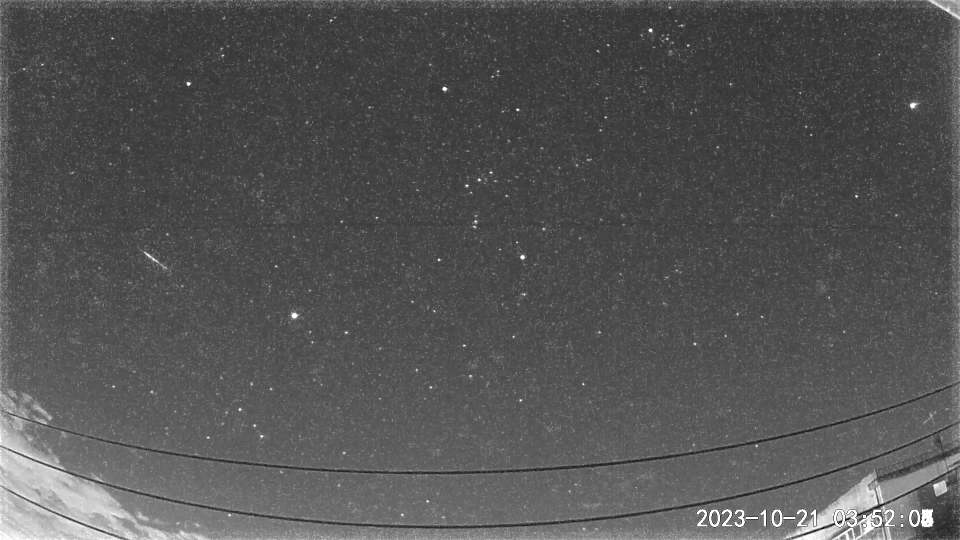
#> input picture 20231021035238.jpg, 1920 x 1080 px (shown at 1/2 size)
$ python -i star_map_v0.4.py   (imports and definitions only)
#> lines starting #> are read from the running program, lines starting #| are printed output that depends on the picture; after the words box and inside, x2 and y2 are one past the last pixel; in counts of white or black regions, pixels touching at a corner belong together
#> further down, picture is the input picture: shape (1080, 1920, 3); min 0, max 255, mean 83.6
from astropy.coordinates import EarthLocation, AltAz
from astropy.time import Time,TimezoneInfo
from astropy.coordinates import SkyCoord
#from astropy.coordinates import ICRS, Galactic, FK4, FK5
from astroquery.simbad import Simbad
import astropy.units as u
import cv2
import matplotlib.pyplot as plt
import numpy as np
import datetime

from PIL import Image, ImageDraw, ImageFont, ImageTk
import tkinter as tk
import pandas as pd
import datetime
import os

#目的：複数の画像の星の対応を正確に取りたい
#手法：各画像の星と星のカタログで対応を取る

#v0.4 調整がうまくいった際に自動で星を対応させる機能を追加

def star_detect(image):
	#グレースケール画像にする
	img_gray = cv2.cvtColor(image, cv2.COLOR_RGB2GRAY)
	#明るさに閾値を設ける(ここでは適当に200)
	threshold=150
	ret, new = cv2.threshold(img_gray, threshold, 255, cv2.THRESH_BINARY)
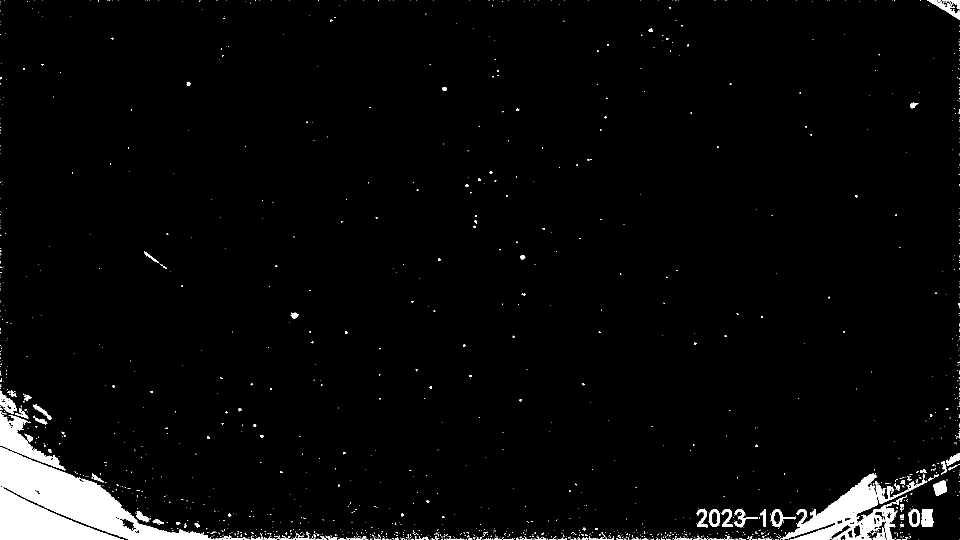
#> new: shape (1080, 1920) (shown at 1/2 size); 3.4% white; 1550 white regions (1444 under 20 px)
#> ret = 150
	#画像は黒背景に白点になっているため、白点の輪郭を検出
	contours, hierarchy = cv2.findContours(new, cv2.RETR_TREE, cv2.CHAIN_APPROX_SIMPLE)
#> contours = 1809 contours, 1718 with area under 20; largest, box (x1, y1, x2, y2) and area: (0, 894, 463, 1080) 35781, (1562, 946, 1814, 1080) 11895, (0, 822, 132, 941) 4206, (1750, 947, 1854, 1008) 892, (1855, 0, 1920, 40) 838
	#各輪郭について、重心を求めて配列に入れる
	stars = []
	for cnt in contours:
	    M = cv2.moments(cnt)
	    if M['m00'] != 0:
	        cx = int(M['m10']/M['m00'])
	        cy = int(M['m01']/M['m00'])
	        stars.append([cx,cy])
	    else:
	        stars.append(cnt[0][0])
#> this loop made 1809 passes
#> (cnt, cx, cy) on passes 29, 30, 31, 32, 34, 35, 37, 38, 40, 41: ([[1687, 1078], [1686, 1079], [1685, 1079], [1687, 1079]], 1686, 1078), ([[1560, 1078], [1560, 1079], [1561, 1079]], 1560, 1078), ([[1556, 1078], [1555, 1079], [1557, 1079]], 1556, 1078), ([[1551, 1078], [1551, 1079], [1553, 1079], [1552, 1079]], 1551, 1078), ([[1403, 1078], [1403, 1079], [1405, 1079], [1404, 1078]], 1403, 1078), ([[1387, 1078], [1386, 1079], [1387, 1079]], 1386, 1078), ([[1287, 1078], [1286, 1079], [1287, 1079]], 1286, 1078), ([[1284, 1078], [1283, 1079], [1284, 1079]], 1283, 1078), ([[1249, 1078], [1249, 1079], [1251, 1079], [1250, 1078]], 1249, 1078), ([[1143, 1078], [1142, 1079], [1145, 1079], [1144, 1078]], 1143, 1078)
#> (cx, cy) on passes 27, 28, 33, 42, 43, 45: (1809, 1078), (1797, 1078), (1417, 1078), (1102, 1078), (1061, 1078), (1011, 1078)
#> after the loop, stars = 1809 pairs, first value 0 to 1919, second value 0 to 1079
	stars=np.array(stars,dtype='int32')
	return stars

#def draw_stars(img,stars,color_s):
# [4 lines left out: function draw_stars, not called in this run]

class MainApplication(tk.Frame):
	# [299 lines left out: functions __init__, create_widget, auto, map_catalog, draw_stars_d, disp_img and 7 more, not called in this run]

# [2 lines not run here, left out]

>>> import cv2
>>> picture = cv2.cvtColor(cv2.imread('20231021035238.jpg'), cv2.COLOR_BGR2RGB)
>>> result = star_detect(picture)
#> result has the same summary as stars in star_detect
